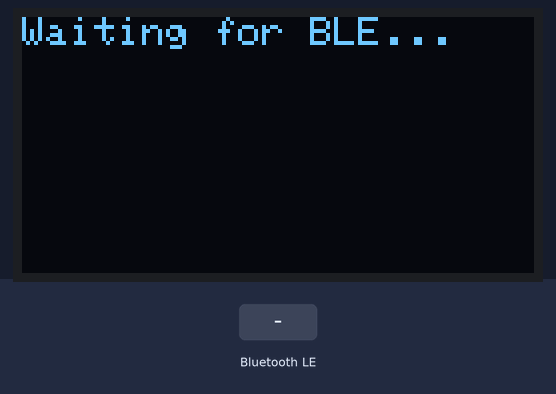
The sketch below on a simulated ESP32. On the bench: 128×64 one-colour display. Inputs (shaded band) come from the test bench. Nothing arrives over Bluetooth unless stated; a phone connects over Bluetooth LE 3 s after start; what the sketch prints to the serial monitor is not drawn.

Above: at 1.2 s.
1.3 s: Bluetooth LE write "1" received
At 2.4 s:
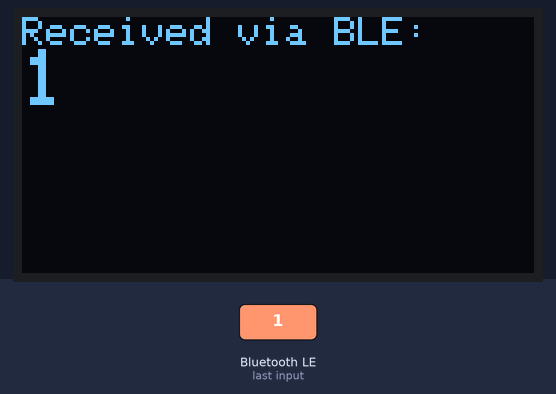
2.8 s: Bluetooth LE write "0" received
At 3.5 s:
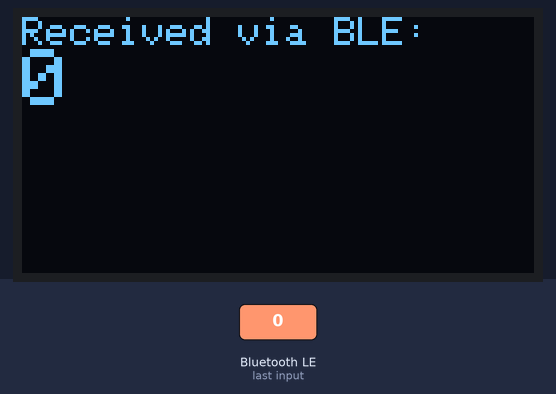
4.3 s: Bluetooth LE write "2" received
At 4.7 s:
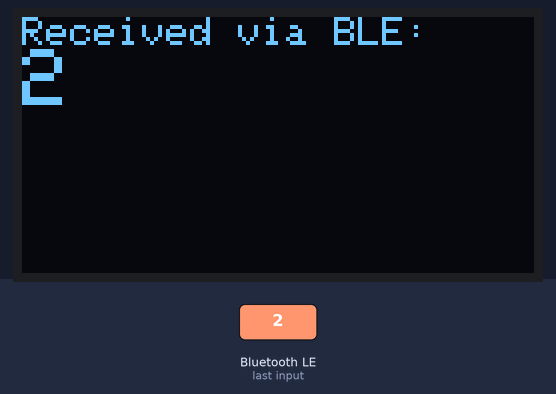
Timing chart, 0 to 7.3 s (numbered marks = the images above; inputs shaded):
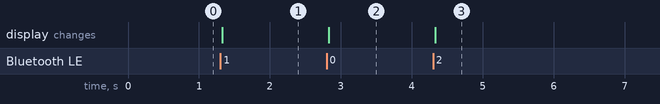

The sketch:

working_bluetooth_connect.ino
```cpp
//BOTH OLED AND MOBILE SHOWING INFO

#include <BLEDevice.h>
#include <BLEServer.h>
#include <BLEUtils.h>
#include <BLE2902.h>
#include <Wire.h>
#include <Adafruit_GFX.h>
#include <Adafruit_SSD1306.h>

// BLE UUIDs
#define SERVICE_UUID        "0000ffe0-0000-1000-8000-00805f9b34fb"
#define CHARACTERISTIC_UUID "0000ffe1-0000-1000-8000-00805f9b34fb"

// OLED config
#define SCREEN_WIDTH 128
#define SCREEN_HEIGHT 64
Adafruit_SSD1306 display(SCREEN_WIDTH, SCREEN_HEIGHT, &Wire, -1);  // -1 if no reset pin

BLECharacteristic *pCharacteristic;

// BLE write handler
class MyCallbacks : public BLECharacteristicCallbacks {
  void onWrite(BLECharacteristic *pCharacteristic) {
    // Convert std::string to Arduino String
    String value = String(pCharacteristic->getValue().c_str());

    if (value.length() > 0) {
      Serial.print("Received via BLE: ");
      Serial.println(value);

      // Display on OLED
      display.clearDisplay();
      display.setTextSize(1);
      display.setTextColor(SSD1306_WHITE);
      display.setCursor(0, 0);
      display.println("Received via BLE:");
      display.setTextSize(2);
      display.println(value);
      display.display();
    }
  }
};

void setup() {
  Serial.begin(115200);
  Serial.println("Starting BLE...");

  // Initialize OLED
  if (!display.begin(SSD1306_SWITCHCAPVCC, 0x3C)) {  // Default I2C address 0x3C
    Serial.println(F("SSD1306 allocation failed"));
    for (;;);  // Don't proceed, loop forever
  }

  display.clearDisplay();
  display.setTextSize(1);
  display.setTextColor(SSD1306_WHITE);
  display.setCursor(0, 0);
  display.println("Waiting for BLE...");
  display.display();

  // Initialize BLE
  BLEDevice::init("LoRaBLE");
  BLEServer *pServer = BLEDevice::createServer();
  BLEService *pService = pServer->createService(SERVICE_UUID);

  pCharacteristic = pService->createCharacteristic(
    CHARACTERISTIC_UUID,
    BLECharacteristic::PROPERTY_WRITE
  );

  pCharacteristic->setCallbacks(new MyCallbacks());
  pCharacteristic->addDescriptor(new BLE2902());

  pService->start();

  // Start BLE advertising
  BLEAdvertising *pAdvertising = BLEDevice::getAdvertising();
  pAdvertising->addServiceUUID(SERVICE_UUID);
  pAdvertising->setScanResponse(true);
  pAdvertising->setMinPreferred(0x06);
  pAdvertising->setMinPreferred(0x12);
  BLEDevice::startAdvertising();

  Serial.println("BLE device is now advertising as 'LoRaBLE'");
}

void loop() {
  // BLE runs asynchronously
}
```

Measured:
- after the input at 1.3 s, the display: changes at once (image 1)
- after the input at 2.8 s, the display: changes at once (image 2)
- after the input at 4.3 s, the display: changes at once (image 3)
